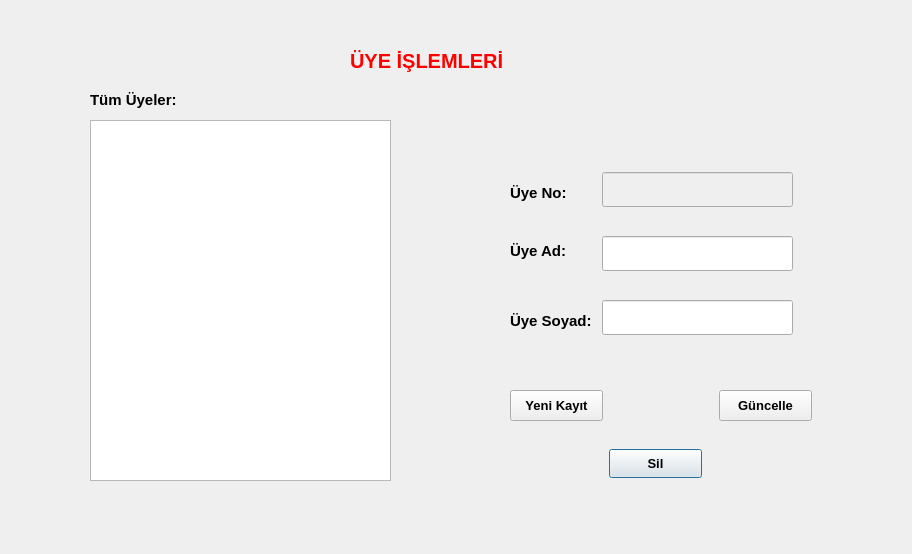
<?xml version="1.0" encoding="UTF-8"?>
<ui version="4.0">
 <class>UyeIslemleri</class>
 <widget class="QDialog" name="UyeIslemleri">
  <property name="geometry">
   <rect>
    <x>0</x>
    <y>0</y>
    <width>912</width>
    <height>554</height>
   </rect>
  </property>
  <property name="windowTitle">
   <string>Dialog</string>
  </property>
  <widget class="QLabel" name="label_3">
   <property name="geometry">
    <rect>
     <x>510</x>
     <y>182</y>
     <width>71</width>
     <height>22</height>
    </rect>
   </property>
   <property name="font">
    <font>
     <pointsize>11</pointsize>
     <bold>true</bold>
    </font>
   </property>
   <property name="text">
    <string>Üye No:</string>
   </property>
  </widget>
  <widget class="QTableView" name="tableViewTumUyeler">
   <property name="geometry">
    <rect>
     <x>90</x>
     <y>120</y>
     <width>301</width>
     <height>361</height>
    </rect>
   </property>
  </widget>
  <widget class="QLabel" name="label">
   <property name="geometry">
    <rect>
     <x>350</x>
     <y>40</y>
     <width>191</width>
     <height>41</height>
    </rect>
   </property>
   <property name="palette">
    <palette>
     <active>
      <colorrole role="WindowText">
       <brush brushstyle="SolidPattern">
        <color alpha="255">
         <red>255</red>
         <green>0</green>
         <blue>0</blue>
        </color>
       </brush>
      </colorrole>
     </active>
     <inactive>
      <colorrole role="WindowText">
       <brush brushstyle="SolidPattern">
        <color alpha="255">
         <red>255</red>
         <green>0</green>
         <blue>0</blue>
        </color>
       </brush>
      </colorrole>
     </inactive>
     <disabled/>
    </palette>
   </property>
   <property name="font">
    <font>
     <pointsize>15</pointsize>
     <bold>true</bold>
    </font>
   </property>
   <property name="text">
    <string>ÜYE İŞLEMLERİ</string>
   </property>
  </widget>
  <widget class="QPushButton" name="pushButtonSil">
   <property name="geometry">
    <rect>
     <x>609</x>
     <y>449</y>
     <width>93</width>
     <height>29</height>
    </rect>
   </property>
   <property name="font">
    <font>
     <pointsize>10</pointsize>
     <bold>true</bold>
    </font>
   </property>
   <property name="text">
    <string>Sil</string>
   </property>
  </widget>
  <widget class="QLineEdit" name="uyeAd">
   <property name="geometry">
    <rect>
     <x>602</x>
     <y>236</y>
     <width>191</width>
     <height>35</height>
    </rect>
   </property>
  </widget>
  <widget class="QLabel" name="label_5">
   <property name="geometry">
    <rect>
     <x>510</x>
     <y>310</y>
     <width>101</width>
     <height>22</height>
    </rect>
   </property>
   <property name="font">
    <font>
     <pointsize>11</pointsize>
     <bold>true</bold>
    </font>
   </property>
   <property name="text">
    <string>Üye Soyad:</string>
   </property>
  </widget>
  <widget class="QLabel" name="label_4">
   <property name="geometry">
    <rect>
     <x>510</x>
     <y>240</y>
     <width>71</width>
     <height>22</height>
    </rect>
   </property>
   <property name="font">
    <font>
     <pointsize>11</pointsize>
     <bold>true</bold>
    </font>
   </property>
   <property name="text">
    <string>Üye Ad:</string>
   </property>
  </widget>
  <widget class="QLineEdit" name="uyeSoyad">
   <property name="geometry">
    <rect>
     <x>602</x>
     <y>300</y>
     <width>191</width>
     <height>35</height>
    </rect>
   </property>
  </widget>
  <widget class="QPushButton" name="pushButtonYeniKayit">
   <property name="geometry">
    <rect>
     <x>510</x>
     <y>390</y>
     <width>93</width>
     <height>31</height>
    </rect>
   </property>
   <property name="font">
    <font>
     <pointsize>10</pointsize>
     <bold>true</bold>
    </font>
   </property>
   <property name="text">
    <string>Yeni Kayıt</string>
   </property>
  </widget>
  <widget class="QLineEdit" name="uyeNo">
   <property name="enabled">
    <bool>false</bool>
   </property>
   <property name="geometry">
    <rect>
     <x>602</x>
     <y>172</y>
     <width>191</width>
     <height>35</height>
    </rect>
   </property>
  </widget>
  <widget class="QPushButton" name="pushButtonGuncelle">
   <property name="geometry">
    <rect>
     <x>719</x>
     <y>390</y>
     <width>93</width>
     <height>31</height>
    </rect>
   </property>
   <property name="font">
    <font>
     <pointsize>10</pointsize>
     <bold>true</bold>
    </font>
   </property>
   <property name="text">
    <string>Güncelle</string>
   </property>
  </widget>
  <widget class="QLabel" name="label_2">
   <property name="geometry">
    <rect>
     <x>90</x>
     <y>90</y>
     <width>111</width>
     <height>20</height>
    </rect>
   </property>
   <property name="font">
    <font>
     <pointsize>11</pointsize>
     <bold>true</bold>
    </font>
   </property>
   <property name="text">
    <string>Tüm Üyeler:</string>
   </property>
  </widget>
 </widget>
 <resources/>
 <connections/>
</ui>
